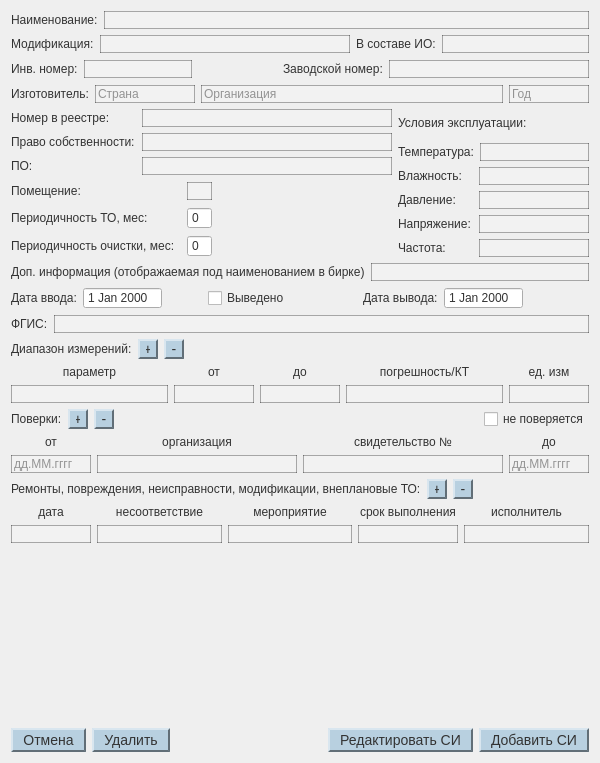
<?xml version="1.0" encoding="UTF-8"?>
<ui version="4.0">
 <class>add_si</class>
 <widget class="QDialog" name="add_si">
  <property name="geometry">
   <rect>
    <x>0</x>
    <y>0</y>
    <width>600</width>
    <height>763</height>
   </rect>
  </property>
  <property name="minimumSize">
   <size>
    <width>600</width>
    <height>670</height>
   </size>
  </property>
  <property name="baseSize">
   <size>
    <width>600</width>
    <height>750</height>
   </size>
  </property>
  <property name="windowTitle">
   <string>Dialog</string>
  </property>
  <property name="styleSheet">
   <string notr="true">QWidget {
 color: #333333;
}

QLabel {
 color: #333333;
 background-color: rgba(0, 0, 0, 0);
}

QTableView {
 color: #333333;
 border: 2px solid rgba(0, 0, 0, 70);
 background-color: #f0e6d2;
 gridline-color: rgba(180, 180, 180, 128);
}

QTableView::item:selected {
 color: #333333;
 background-color: rgba(180, 200, 220, 128);
}

QRadioButton {
 font-size: 14px;
}

QRadioButton:checked {
 font-size: 14px;
 background-color: #e1e9f0;
}

QRadioButton::indicator {
    width: 15px;
    height: 15px;
}
QRadioButton::indicator:checked {
 background-color: #a0c0d0;
    border: 2px solid rgba(255, 255, 255, 0);
 border-top-color: rgba(0, 0, 0, 120);
 border-left-color: rgba(0, 0, 0, 120);
 border-bottom-color: rgba(255, 255, 255, 120);
 border-right-color: rgba(255, 255, 255, 120);
}
QRadioButton::indicator:unchecked {
 background-color: #e1e9f0;
    border: 2px solid rgba(255, 255, 255, 0);
 border-top-color: rgba(255, 255, 255, 120);
 border-left-color: rgba(255, 255, 255, 120);
 border-bottom-color: rgba(0, 0, 0, 120);
 border-right-color: rgba(0, 0, 0, 120);
}

QLineEdit {
 border: 1px solid rgba(0, 0, 0, 80);
 background-color: rgba(255, 255, 255, 40);
}

QTextEdit {
 border: 1px solid rgba(0, 0, 0, 80);
 background-color: rgba(255, 255, 255, 40);
}

QPushButton {
 background-color: #b8d0e0;
    border: 2px solid rgba(255, 255, 255, 0);
 border-top-color: rgba(255, 255, 255, 120);
 border-left-color: rgba(255, 255, 255, 120);
 border-bottom-color: rgba(0, 0, 0, 120);
 border-right-color: rgba(0, 0, 0, 120);
    padding: 2px 10px;
    font-size: 14px;
}

QPushButton:hover {
 background-color: #c8dfe8;
}

QPushButton:pressed {
 background-color: #a0b8c8;
    border-top-color: rgba(0, 0, 0, 120);
 border-left-color: rgba(0, 0, 0, 120);
 border-bottom-color: rgba(255, 255, 255, 120);
 border-right-color: rgba(255, 255, 255, 120);
}
</string>
  </property>
  <layout class="QVBoxLayout" name="verticalLayout_6">
   <item>
    <layout class="QHBoxLayout" name="horizontalLayout_17">
     <item>
      <widget class="QLabel" name="label_2">
       <property name="text">
        <string>Наименование:</string>
       </property>
      </widget>
     </item>
     <item>
      <widget class="QLineEdit" name="lineEdit_naim"/>
     </item>
    </layout>
   </item>
   <item>
    <layout class="QHBoxLayout" name="horizontalLayout_32">
     <item>
      <layout class="QHBoxLayout" name="horizontalLayout_16">
       <item>
        <widget class="QLabel" name="label_3">
         <property name="text">
          <string>Модификация:</string>
         </property>
        </widget>
       </item>
       <item>
        <widget class="QLineEdit" name="lineEdit_mod">
         <property name="minimumSize">
          <size>
           <width>250</width>
           <height>0</height>
          </size>
         </property>
        </widget>
       </item>
      </layout>
     </item>
     <item>
      <layout class="QHBoxLayout" name="horizontalLayout_6">
       <item>
        <widget class="QLabel" name="label_7">
         <property name="maximumSize">
          <size>
           <width>80</width>
           <height>16777215</height>
          </size>
         </property>
         <property name="text">
          <string>В составе ИО:</string>
         </property>
        </widget>
       </item>
       <item>
        <widget class="QLineEdit" name="lineEdit_sost">
         <property name="maximumSize">
          <size>
           <width>16777215</width>
           <height>16777215</height>
          </size>
         </property>
        </widget>
       </item>
      </layout>
     </item>
    </layout>
   </item>
   <item>
    <layout class="QHBoxLayout" name="horizontalLayout_27">
     <item>
      <layout class="QHBoxLayout" name="horizontalLayout_11">
       <item>
        <widget class="QLabel" name="label">
         <property name="text">
          <string>Инв. номер:</string>
         </property>
        </widget>
       </item>
       <item>
        <widget class="QLineEdit" name="lineEdit_inv"/>
       </item>
      </layout>
     </item>
     <item>
      <spacer name="horizontalSpacer_7">
       <property name="orientation">
        <enum>Qt::Horizontal</enum>
       </property>
       <property name="sizeHint" stdset="0">
        <size>
         <width>40</width>
         <height>20</height>
        </size>
       </property>
      </spacer>
     </item>
     <item>
      <layout class="QHBoxLayout" name="horizontalLayout_15">
       <item>
        <widget class="QLabel" name="label_5">
         <property name="text">
          <string>Заводской номер:</string>
         </property>
        </widget>
       </item>
       <item>
        <widget class="QLineEdit" name="lineEdit_zav">
         <property name="minimumSize">
          <size>
           <width>200</width>
           <height>0</height>
          </size>
         </property>
        </widget>
       </item>
      </layout>
     </item>
    </layout>
   </item>
   <item>
    <layout class="QHBoxLayout" name="horizontalLayout_12">
     <item>
      <widget class="QLabel" name="label_9">
       <property name="text">
        <string>Изготовитель:</string>
       </property>
      </widget>
     </item>
     <item>
      <widget class="QLineEdit" name="lineEdit_izg_name">
       <property name="maximumSize">
        <size>
         <width>100</width>
         <height>16777215</height>
        </size>
       </property>
       <property name="placeholderText">
        <string>Страна</string>
       </property>
      </widget>
     </item>
     <item>
      <widget class="QLineEdit" name="lineEdit_izg_country">
       <property name="placeholderText">
        <string>Организация</string>
       </property>
      </widget>
     </item>
     <item>
      <widget class="QLineEdit" name="lineEdit_izg_year">
       <property name="maximumSize">
        <size>
         <width>80</width>
         <height>16777215</height>
        </size>
       </property>
       <property name="placeholderText">
        <string>Год</string>
       </property>
      </widget>
     </item>
    </layout>
   </item>
   <item>
    <layout class="QHBoxLayout" name="horizontalLayout_20">
     <item>
      <layout class="QVBoxLayout" name="verticalLayout_2">
       <item>
        <layout class="QHBoxLayout" name="horizontalLayout_10">
         <item>
          <widget class="QLabel" name="label_4">
           <property name="minimumSize">
            <size>
             <width>125</width>
             <height>0</height>
            </size>
           </property>
           <property name="text">
            <string>Номер в реестре:</string>
           </property>
          </widget>
         </item>
         <item>
          <widget class="QLineEdit" name="lineEdit_reestr">
           <property name="minimumSize">
            <size>
             <width>250</width>
             <height>0</height>
            </size>
           </property>
          </widget>
         </item>
        </layout>
       </item>
       <item>
        <layout class="QHBoxLayout" name="horizontalLayout_14">
         <item>
          <widget class="QLabel" name="label_10">
           <property name="minimumSize">
            <size>
             <width>125</width>
             <height>0</height>
            </size>
           </property>
           <property name="text">
            <string>Право собственности:</string>
           </property>
          </widget>
         </item>
         <item>
          <widget class="QLineEdit" name="lineEdit_pravo"/>
         </item>
        </layout>
       </item>
       <item>
        <layout class="QHBoxLayout" name="horizontalLayout_9">
         <item>
          <widget class="QLabel" name="label_8">
           <property name="minimumSize">
            <size>
             <width>125</width>
             <height>0</height>
            </size>
           </property>
           <property name="text">
            <string>ПО:</string>
           </property>
          </widget>
         </item>
         <item>
          <widget class="QLineEdit" name="lineEdit_PO"/>
         </item>
        </layout>
       </item>
       <item>
        <layout class="QHBoxLayout" name="horizontalLayout_8">
         <item>
          <widget class="QLabel" name="label_6">
           <property name="minimumSize">
            <size>
             <width>170</width>
             <height>0</height>
            </size>
           </property>
           <property name="text">
            <string>Помещение:</string>
           </property>
          </widget>
         </item>
         <item>
          <widget class="QLineEdit" name="lineEdit_pom">
           <property name="maximumSize">
            <size>
             <width>25</width>
             <height>16777215</height>
            </size>
           </property>
          </widget>
         </item>
         <item>
          <spacer name="horizontalSpacer_9">
           <property name="orientation">
            <enum>Qt::Horizontal</enum>
           </property>
           <property name="sizeHint" stdset="0">
            <size>
             <width>40</width>
             <height>20</height>
            </size>
           </property>
          </spacer>
         </item>
        </layout>
       </item>
       <item>
        <layout class="QHBoxLayout" name="horizontalLayout_25">
         <item>
          <widget class="QLabel" name="label_30">
           <property name="minimumSize">
            <size>
             <width>170</width>
             <height>0</height>
            </size>
           </property>
           <property name="text">
            <string>Периодичность ТО, мес:</string>
           </property>
          </widget>
         </item>
         <item>
          <widget class="QSpinBox" name="spinBox_TO">
           <property name="buttonSymbols">
            <enum>QAbstractSpinBox::NoButtons</enum>
           </property>
          </widget>
         </item>
         <item>
          <spacer name="horizontalSpacer_4">
           <property name="orientation">
            <enum>Qt::Horizontal</enum>
           </property>
           <property name="sizeHint" stdset="0">
            <size>
             <width>40</width>
             <height>20</height>
            </size>
           </property>
          </spacer>
         </item>
        </layout>
       </item>
       <item>
        <layout class="QHBoxLayout" name="horizontalLayout_26">
         <item>
          <widget class="QLabel" name="label_31">
           <property name="minimumSize">
            <size>
             <width>170</width>
             <height>0</height>
            </size>
           </property>
           <property name="text">
            <string>Периодичность очистки, мес:</string>
           </property>
          </widget>
         </item>
         <item>
          <widget class="QSpinBox" name="spinBox_clean">
           <property name="buttonSymbols">
            <enum>QAbstractSpinBox::NoButtons</enum>
           </property>
          </widget>
         </item>
         <item>
          <spacer name="horizontalSpacer_5">
           <property name="orientation">
            <enum>Qt::Horizontal</enum>
           </property>
           <property name="sizeHint" stdset="0">
            <size>
             <width>40</width>
             <height>20</height>
            </size>
           </property>
          </spacer>
         </item>
        </layout>
       </item>
      </layout>
     </item>
     <item>
      <layout class="QVBoxLayout" name="verticalLayout">
       <item>
        <widget class="QLabel" name="label_16">
         <property name="text">
          <string>Условия эксплуатации:</string>
         </property>
        </widget>
       </item>
       <item>
        <layout class="QHBoxLayout" name="horizontalLayout_5">
         <item>
          <widget class="QLabel" name="label_15">
           <property name="minimumSize">
            <size>
             <width>75</width>
             <height>0</height>
            </size>
           </property>
           <property name="text">
            <string>Температура:</string>
           </property>
          </widget>
         </item>
         <item>
          <widget class="QLineEdit" name="lineEdit_temp"/>
         </item>
        </layout>
       </item>
       <item>
        <layout class="QHBoxLayout" name="horizontalLayout_4">
         <item>
          <widget class="QLabel" name="label_17">
           <property name="minimumSize">
            <size>
             <width>75</width>
             <height>0</height>
            </size>
           </property>
           <property name="text">
            <string>Влажность:</string>
           </property>
          </widget>
         </item>
         <item>
          <widget class="QLineEdit" name="lineEdit_vlag"/>
         </item>
        </layout>
       </item>
       <item>
        <layout class="QHBoxLayout" name="horizontalLayout_3">
         <item>
          <widget class="QLabel" name="label_18">
           <property name="minimumSize">
            <size>
             <width>75</width>
             <height>0</height>
            </size>
           </property>
           <property name="text">
            <string>Давление:</string>
           </property>
          </widget>
         </item>
         <item>
          <widget class="QLineEdit" name="lineEdit_davl"/>
         </item>
        </layout>
       </item>
       <item>
        <layout class="QHBoxLayout" name="horizontalLayout_2">
         <item>
          <widget class="QLabel" name="label_19">
           <property name="minimumSize">
            <size>
             <width>75</width>
             <height>0</height>
            </size>
           </property>
           <property name="text">
            <string>Напряжение:</string>
           </property>
          </widget>
         </item>
         <item>
          <widget class="QLineEdit" name="lineEdit_napr"/>
         </item>
        </layout>
       </item>
       <item>
        <layout class="QHBoxLayout" name="horizontalLayout">
         <item>
          <widget class="QLabel" name="label_20">
           <property name="minimumSize">
            <size>
             <width>75</width>
             <height>0</height>
            </size>
           </property>
           <property name="text">
            <string>Частота:</string>
           </property>
          </widget>
         </item>
         <item>
          <widget class="QLineEdit" name="lineEdit_chast"/>
         </item>
        </layout>
       </item>
      </layout>
     </item>
    </layout>
   </item>
   <item>
    <layout class="QHBoxLayout" name="horizontalLayout_35">
     <item>
      <widget class="QLabel" name="label_39">
       <property name="text">
        <string>Доп. информация (отображаемая под наименованием в бирке)</string>
       </property>
      </widget>
     </item>
     <item>
      <widget class="QLineEdit" name="lineEdit_dopinfo"/>
     </item>
    </layout>
   </item>
   <item>
    <layout class="QHBoxLayout" name="horizontalLayout_33">
     <item>
      <layout class="QHBoxLayout" name="horizontalLayout_7">
       <item>
        <widget class="QLabel" name="label_11">
         <property name="text">
          <string>Дата ввода:</string>
         </property>
        </widget>
       </item>
       <item>
        <widget class="QDateEdit" name="dateEdit_vvod">
         <property name="buttonSymbols">
          <enum>QAbstractSpinBox::NoButtons</enum>
         </property>
        </widget>
       </item>
       <item>
        <spacer name="horizontalSpacer_8">
         <property name="orientation">
          <enum>Qt::Horizontal</enum>
         </property>
         <property name="sizeHint" stdset="0">
          <size>
           <width>40</width>
           <height>20</height>
          </size>
         </property>
        </spacer>
       </item>
      </layout>
     </item>
     <item>
      <widget class="QCheckBox" name="checkBox">
       <property name="text">
        <string>Выведено</string>
       </property>
      </widget>
     </item>
     <item>
      <spacer name="horizontalSpacer_11">
       <property name="orientation">
        <enum>Qt::Horizontal</enum>
       </property>
       <property name="sizeHint" stdset="0">
        <size>
         <width>40</width>
         <height>20</height>
        </size>
       </property>
      </spacer>
     </item>
     <item>
      <layout class="QHBoxLayout" name="horizontalLayout_34">
       <item>
        <widget class="QLabel" name="label_38">
         <property name="text">
          <string>Дата вывода:</string>
         </property>
        </widget>
       </item>
       <item>
        <widget class="QDateEdit" name="dateEdit_vyvod">
         <property name="buttonSymbols">
          <enum>QAbstractSpinBox::NoButtons</enum>
         </property>
        </widget>
       </item>
      </layout>
     </item>
     <item>
      <spacer name="horizontalSpacer_10">
       <property name="orientation">
        <enum>Qt::Horizontal</enum>
       </property>
       <property name="sizeHint" stdset="0">
        <size>
         <width>40</width>
         <height>20</height>
        </size>
       </property>
      </spacer>
     </item>
    </layout>
   </item>
   <item>
    <layout class="QHBoxLayout" name="horizontalLayout_13">
     <item>
      <widget class="QLabel" name="label_14">
       <property name="text">
        <string>ФГИС:</string>
       </property>
      </widget>
     </item>
     <item>
      <widget class="QLineEdit" name="lineEdit_fgis">
       <property name="minimumSize">
        <size>
         <width>350</width>
         <height>0</height>
        </size>
       </property>
      </widget>
     </item>
    </layout>
   </item>
   <item>
    <layout class="QVBoxLayout" name="verticalLayout_4">
     <item>
      <layout class="QHBoxLayout" name="horizontalLayout_23">
       <item>
        <widget class="QLabel" name="label_12">
         <property name="text">
          <string>Диапазон измерений:</string>
         </property>
        </widget>
       </item>
       <item>
        <widget class="QPushButton" name="pushButton_add_d">
         <property name="maximumSize">
          <size>
           <width>20</width>
           <height>20</height>
          </size>
         </property>
         <property name="focusPolicy">
          <enum>Qt::NoFocus</enum>
         </property>
         <property name="text">
          <string>+</string>
         </property>
        </widget>
       </item>
       <item>
        <widget class="QPushButton" name="pushButton_rem_d">
         <property name="sizePolicy">
          <sizepolicy hsizetype="Minimum" vsizetype="Fixed">
           <horstretch>0</horstretch>
           <verstretch>0</verstretch>
          </sizepolicy>
         </property>
         <property name="maximumSize">
          <size>
           <width>20</width>
           <height>20</height>
          </size>
         </property>
         <property name="focusPolicy">
          <enum>Qt::NoFocus</enum>
         </property>
         <property name="text">
          <string>-</string>
         </property>
        </widget>
       </item>
       <item>
        <spacer name="horizontalSpacer">
         <property name="orientation">
          <enum>Qt::Horizontal</enum>
         </property>
         <property name="sizeHint" stdset="0">
          <size>
           <width>40</width>
           <height>20</height>
          </size>
         </property>
        </spacer>
       </item>
      </layout>
     </item>
     <item>
      <layout class="QHBoxLayout" name="horizontalLayout_21">
       <property name="sizeConstraint">
        <enum>QLayout::SetDefaultConstraint</enum>
       </property>
       <item>
        <widget class="QLabel" name="label_21">
         <property name="sizePolicy">
          <sizepolicy hsizetype="Preferred" vsizetype="Fixed">
           <horstretch>0</horstretch>
           <verstretch>0</verstretch>
          </sizepolicy>
         </property>
         <property name="text">
          <string>параметр</string>
         </property>
         <property name="alignment">
          <set>Qt::AlignCenter</set>
         </property>
        </widget>
       </item>
       <item>
        <widget class="QLabel" name="label_22">
         <property name="sizePolicy">
          <sizepolicy hsizetype="Preferred" vsizetype="Fixed">
           <horstretch>0</horstretch>
           <verstretch>0</verstretch>
          </sizepolicy>
         </property>
         <property name="maximumSize">
          <size>
           <width>80</width>
           <height>16777215</height>
          </size>
         </property>
         <property name="text">
          <string>от</string>
         </property>
         <property name="alignment">
          <set>Qt::AlignCenter</set>
         </property>
        </widget>
       </item>
       <item>
        <widget class="QLabel" name="label_23">
         <property name="sizePolicy">
          <sizepolicy hsizetype="Preferred" vsizetype="Fixed">
           <horstretch>0</horstretch>
           <verstretch>0</verstretch>
          </sizepolicy>
         </property>
         <property name="maximumSize">
          <size>
           <width>80</width>
           <height>16777215</height>
          </size>
         </property>
         <property name="text">
          <string>до</string>
         </property>
         <property name="alignment">
          <set>Qt::AlignCenter</set>
         </property>
        </widget>
       </item>
       <item>
        <widget class="QLabel" name="label_25">
         <property name="sizePolicy">
          <sizepolicy hsizetype="Preferred" vsizetype="Fixed">
           <horstretch>0</horstretch>
           <verstretch>0</verstretch>
          </sizepolicy>
         </property>
         <property name="text">
          <string>погрешность/КТ</string>
         </property>
         <property name="alignment">
          <set>Qt::AlignCenter</set>
         </property>
        </widget>
       </item>
       <item>
        <widget class="QLabel" name="label_24">
         <property name="sizePolicy">
          <sizepolicy hsizetype="Preferred" vsizetype="Fixed">
           <horstretch>0</horstretch>
           <verstretch>0</verstretch>
          </sizepolicy>
         </property>
         <property name="maximumSize">
          <size>
           <width>80</width>
           <height>16777215</height>
          </size>
         </property>
         <property name="text">
          <string>ед. изм</string>
         </property>
         <property name="alignment">
          <set>Qt::AlignCenter</set>
         </property>
        </widget>
       </item>
      </layout>
     </item>
     <item>
      <layout class="QHBoxLayout" name="horizontalLayout_18">
       <item>
        <widget class="QLineEdit" name="lineEdit_d_param"/>
       </item>
       <item>
        <widget class="QLineEdit" name="lineEdit_d_ot">
         <property name="maximumSize">
          <size>
           <width>80</width>
           <height>16777215</height>
          </size>
         </property>
        </widget>
       </item>
       <item>
        <widget class="QLineEdit" name="lineEdit_d_do">
         <property name="maximumSize">
          <size>
           <width>80</width>
           <height>16777215</height>
          </size>
         </property>
        </widget>
       </item>
       <item>
        <widget class="QLineEdit" name="lineEdit_d_ed"/>
       </item>
       <item>
        <widget class="QLineEdit" name="lineEdit_d_pogr">
         <property name="maximumSize">
          <size>
           <width>80</width>
           <height>16777215</height>
          </size>
         </property>
        </widget>
       </item>
      </layout>
     </item>
    </layout>
   </item>
   <item>
    <layout class="QVBoxLayout" name="verticalLayout_3">
     <property name="sizeConstraint">
      <enum>QLayout::SetDefaultConstraint</enum>
     </property>
     <item>
      <layout class="QHBoxLayout" name="horizontalLayout_24">
       <item>
        <widget class="QLabel" name="label_13">
         <property name="text">
          <string>Поверки:</string>
         </property>
        </widget>
       </item>
       <item>
        <widget class="QPushButton" name="pushButton_add_p">
         <property name="maximumSize">
          <size>
           <width>20</width>
           <height>20</height>
          </size>
         </property>
         <property name="focusPolicy">
          <enum>Qt::NoFocus</enum>
         </property>
         <property name="text">
          <string>+</string>
         </property>
        </widget>
       </item>
       <item>
        <widget class="QPushButton" name="pushButton_rem_p">
         <property name="maximumSize">
          <size>
           <width>20</width>
           <height>20</height>
          </size>
         </property>
         <property name="focusPolicy">
          <enum>Qt::NoFocus</enum>
         </property>
         <property name="text">
          <string>-</string>
         </property>
        </widget>
       </item>
       <item>
        <spacer name="horizontalSpacer_2">
         <property name="orientation">
          <enum>Qt::Horizontal</enum>
         </property>
         <property name="sizeHint" stdset="0">
          <size>
           <width>40</width>
           <height>20</height>
          </size>
         </property>
        </spacer>
       </item>
       <item>
        <widget class="QCheckBox" name="checkBox_pov">
         <property name="focusPolicy">
          <enum>Qt::NoFocus</enum>
         </property>
         <property name="text">
          <string>не поверяется</string>
         </property>
        </widget>
       </item>
      </layout>
     </item>
     <item>
      <layout class="QHBoxLayout" name="horizontalLayout_22">
       <item>
        <widget class="QLabel" name="label_26">
         <property name="sizePolicy">
          <sizepolicy hsizetype="Preferred" vsizetype="Fixed">
           <horstretch>0</horstretch>
           <verstretch>0</verstretch>
          </sizepolicy>
         </property>
         <property name="maximumSize">
          <size>
           <width>80</width>
           <height>16777215</height>
          </size>
         </property>
         <property name="text">
          <string>от</string>
         </property>
         <property name="alignment">
          <set>Qt::AlignCenter</set>
         </property>
        </widget>
       </item>
       <item>
        <widget class="QLabel" name="label_27">
         <property name="sizePolicy">
          <sizepolicy hsizetype="Preferred" vsizetype="Fixed">
           <horstretch>0</horstretch>
           <verstretch>0</verstretch>
          </sizepolicy>
         </property>
         <property name="text">
          <string>организация</string>
         </property>
         <property name="alignment">
          <set>Qt::AlignCenter</set>
         </property>
        </widget>
       </item>
       <item>
        <widget class="QLabel" name="label_28">
         <property name="sizePolicy">
          <sizepolicy hsizetype="Preferred" vsizetype="Fixed">
           <horstretch>0</horstretch>
           <verstretch>0</verstretch>
          </sizepolicy>
         </property>
         <property name="text">
          <string>свидетельство №</string>
         </property>
         <property name="alignment">
          <set>Qt::AlignCenter</set>
         </property>
        </widget>
       </item>
       <item>
        <widget class="QLabel" name="label_29">
         <property name="sizePolicy">
          <sizepolicy hsizetype="Preferred" vsizetype="Fixed">
           <horstretch>0</horstretch>
           <verstretch>0</verstretch>
          </sizepolicy>
         </property>
         <property name="maximumSize">
          <size>
           <width>80</width>
           <height>16777215</height>
          </size>
         </property>
         <property name="text">
          <string>до</string>
         </property>
         <property name="alignment">
          <set>Qt::AlignCenter</set>
         </property>
        </widget>
       </item>
      </layout>
     </item>
     <item>
      <layout class="QHBoxLayout" name="horizontalLayout_19">
       <item>
        <widget class="QLineEdit" name="lineEdit_p_ot">
         <property name="maximumSize">
          <size>
           <width>80</width>
           <height>16777215</height>
          </size>
         </property>
         <property name="placeholderText">
          <string>дд.ММ.гггг</string>
         </property>
        </widget>
       </item>
       <item>
        <widget class="QLineEdit" name="lineEdit_p_org"/>
       </item>
       <item>
        <widget class="QLineEdit" name="lineEdit_p_svid"/>
       </item>
       <item>
        <widget class="QLineEdit" name="lineEdit_p_do">
         <property name="maximumSize">
          <size>
           <width>80</width>
           <height>16777215</height>
          </size>
         </property>
         <property name="placeholderText">
          <string>дд.ММ.гггг</string>
         </property>
        </widget>
       </item>
      </layout>
     </item>
    </layout>
   </item>
   <item>
    <layout class="QVBoxLayout" name="verticalLayout_5">
     <item>
      <layout class="QHBoxLayout" name="horizontalLayout_29">
       <item>
        <widget class="QLabel" name="label_32">
         <property name="text">
          <string>Ремонты, повреждения, неисправности, модификации, внеплановые ТО:</string>
         </property>
        </widget>
       </item>
       <item>
        <widget class="QPushButton" name="pushButton_add_to">
         <property name="maximumSize">
          <size>
           <width>20</width>
           <height>20</height>
          </size>
         </property>
         <property name="focusPolicy">
          <enum>Qt::NoFocus</enum>
         </property>
         <property name="text">
          <string>+</string>
         </property>
        </widget>
       </item>
       <item>
        <widget class="QPushButton" name="pushButton_rem_to">
         <property name="maximumSize">
          <size>
           <width>20</width>
           <height>20</height>
          </size>
         </property>
         <property name="focusPolicy">
          <enum>Qt::NoFocus</enum>
         </property>
         <property name="text">
          <string>-</string>
         </property>
        </widget>
       </item>
       <item>
        <spacer name="horizontalSpacer_6">
         <property name="orientation">
          <enum>Qt::Horizontal</enum>
         </property>
         <property name="sizeHint" stdset="0">
          <size>
           <width>40</width>
           <height>20</height>
          </size>
         </property>
        </spacer>
       </item>
      </layout>
     </item>
     <item>
      <layout class="QHBoxLayout" name="horizontalLayout_30">
       <item>
        <widget class="QLabel" name="label_33">
         <property name="maximumSize">
          <size>
           <width>80</width>
           <height>16777215</height>
          </size>
         </property>
         <property name="text">
          <string>дата</string>
         </property>
         <property name="alignment">
          <set>Qt::AlignCenter</set>
         </property>
        </widget>
       </item>
       <item>
        <widget class="QLabel" name="label_34">
         <property name="text">
          <string>несоответствие</string>
         </property>
         <property name="alignment">
          <set>Qt::AlignCenter</set>
         </property>
        </widget>
       </item>
       <item>
        <widget class="QLabel" name="label_35">
         <property name="text">
          <string>мероприятие</string>
         </property>
         <property name="alignment">
          <set>Qt::AlignCenter</set>
         </property>
        </widget>
       </item>
       <item>
        <widget class="QLabel" name="label_36">
         <property name="maximumSize">
          <size>
           <width>100</width>
           <height>16777215</height>
          </size>
         </property>
         <property name="text">
          <string>срок выполнения</string>
         </property>
         <property name="alignment">
          <set>Qt::AlignCenter</set>
         </property>
        </widget>
       </item>
       <item>
        <widget class="QLabel" name="label_37">
         <property name="text">
          <string>исполнитель</string>
         </property>
         <property name="alignment">
          <set>Qt::AlignCenter</set>
         </property>
        </widget>
       </item>
      </layout>
     </item>
     <item>
      <layout class="QHBoxLayout" name="horizontalLayout_31">
       <item>
        <widget class="QLineEdit" name="lineEdit_rem_date">
         <property name="maximumSize">
          <size>
           <width>80</width>
           <height>16777215</height>
          </size>
         </property>
        </widget>
       </item>
       <item>
        <widget class="QLineEdit" name="lineEdit_rem_nessotv"/>
       </item>
       <item>
        <widget class="QLineEdit" name="lineEdit_rem_mer"/>
       </item>
       <item>
        <widget class="QLineEdit" name="lineEdit_rem_srok">
         <property name="maximumSize">
          <size>
           <width>100</width>
           <height>16777215</height>
          </size>
         </property>
        </widget>
       </item>
       <item>
        <widget class="QLineEdit" name="lineEdit_rem_isp"/>
       </item>
      </layout>
     </item>
    </layout>
   </item>
   <item>
    <spacer name="verticalSpacer_2">
     <property name="orientation">
      <enum>Qt::Vertical</enum>
     </property>
     <property name="sizeHint" stdset="0">
      <size>
       <width>20</width>
       <height>40</height>
      </size>
     </property>
    </spacer>
   </item>
   <item>
    <layout class="QHBoxLayout" name="horizontalLayout_28">
     <item>
      <widget class="QPushButton" name="pushButton_cancel">
       <property name="focusPolicy">
        <enum>Qt::NoFocus</enum>
       </property>
       <property name="text">
        <string>Отмена</string>
       </property>
      </widget>
     </item>
     <item>
      <widget class="QPushButton" name="pushButton_delete">
       <property name="focusPolicy">
        <enum>Qt::NoFocus</enum>
       </property>
       <property name="text">
        <string>Удалить</string>
       </property>
      </widget>
     </item>
     <item>
      <spacer name="horizontalSpacer_3">
       <property name="orientation">
        <enum>Qt::Horizontal</enum>
       </property>
       <property name="sizeHint" stdset="0">
        <size>
         <width>40</width>
         <height>20</height>
        </size>
       </property>
      </spacer>
     </item>
     <item>
      <widget class="QPushButton" name="pushButton_edit">
       <property name="focusPolicy">
        <enum>Qt::NoFocus</enum>
       </property>
       <property name="text">
        <string>Редактировать СИ</string>
       </property>
      </widget>
     </item>
     <item>
      <widget class="QPushButton" name="pushButton_add">
       <property name="focusPolicy">
        <enum>Qt::NoFocus</enum>
       </property>
       <property name="text">
        <string>Добавить СИ</string>
       </property>
      </widget>
     </item>
    </layout>
   </item>
  </layout>
 </widget>
 <resources/>
 <connections/>
</ui>
